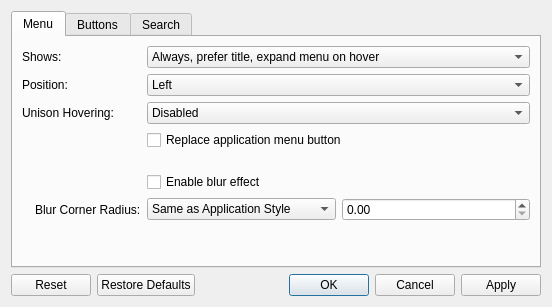
<?xml version="1.0" encoding="UTF-8"?>
<ui version="4.0">
 <class>TitleBarMenu</class>
 <widget class="QDialog" name="TitleBarMenu">
  <property name="geometry">
   <rect>
    <x>0</x>
    <y>0</y>
    <width>552</width>
    <height>307</height>
   </rect>
  </property>
  <property name="windowTitle">
   <string>Dialog</string>
  </property>
  <layout class="QVBoxLayout" name="verticalLayout">
   <item>
    <widget class="QTabWidget" name="tabWidget">
     <property name="currentIndex">
      <number>0</number>
     </property>
     <widget class="QWidget" name="menuTab">
      <attribute name="title">
       <string>Menu</string>
      </attribute>
      <layout class="QFormLayout" name="formLayout">
       <item row="0" column="0">
        <widget class="QLabel" name="menuShowsLabel">
         <property name="text">
          <string>Shows:</string>
         </property>
         <property name="buddy">
          <cstring>menuShows</cstring>
         </property>
        </widget>
       </item>
       <item row="0" column="1">
        <widget class="QComboBox" name="menuShows">
         <item>
          <property name="text">
           <string>Always, prefer title, expand menu on hover</string>
          </property>
         </item>
         <item>
          <property name="text">
           <string>Always, prefer menu</string>
          </property>
         </item>
         <item>
          <property name="text">
           <string>Reveal on hover, reserve space for menu</string>
          </property>
         </item>
         <item>
          <property name="text">
           <string>Replace title on hover</string>
          </property>
         </item>
         <item>
          <property name="text">
           <string>Search button only</string>
          </property>
         </item>
        </widget>
       </item>
       <item row="1" column="0">
        <widget class="QLabel" name="menuPositionLabel">
         <property name="text">
          <string>Position:</string>
         </property>
         <property name="buddy">
          <cstring>menuPosition</cstring>
         </property>
        </widget>
       </item>
       <item row="1" column="1">
        <widget class="QComboBox" name="menuPosition">
         <item>
          <property name="text">
           <string>Left</string>
          </property>
         </item>
         <item>
          <property name="text">
           <string>Center (Replace title on hover only)</string>
          </property>
         </item>
         <item>
          <property name="text">
           <string>Center (Full-width) (Replace title on hover only)</string>
          </property>
         </item>
         <item>
          <property name="text">
           <string>Right</string>
          </property>
         </item>
        </widget>
       </item>
       <item row="2" column="0">
        <widget class="QLabel" name="menuUnisonHoveringLabel">
         <property name="text">
          <string>Unison Hovering:</string>
         </property>
         <property name="buddy">
          <cstring>menuUnisonHovering</cstring>
         </property>
        </widget>
       </item>
       <item row="2" column="1">
        <widget class="QComboBox" name="menuUnisonHovering">
         <item>
          <property name="text">
           <string>Disabled</string>
          </property>
         </item>
         <item>
          <property name="text">
           <string>Separate</string>
          </property>
         </item>
         <item>
          <property name="text">
           <string>Together</string>
          </property>
         </item>
        </widget>
       </item>
       <item row="3" column="1">
        <widget class="QCheckBox" name="menuReplacesApplicationMenuButton">
         <property name="text">
          <string>Replace application menu button</string>
         </property>
        </widget>
       </item>
       <item row="5" column="1">
        <widget class="QCheckBox" name="menuEnableBlurEffect">
         <property name="text">
          <string>Enable blur effect</string>
         </property>
        </widget>
       </item>
       <item row="7" column="1">
        <spacer name="verticalSpacer_3">
         <property name="orientation">
          <enum>Qt::Orientation::Vertical</enum>
         </property>
         <property name="sizeHint" stdset="0">
          <size>
           <width>20</width>
           <height>40</height>
          </size>
         </property>
        </spacer>
       </item>
       <item row="4" column="1">
        <spacer name="verticalSpacer_4">
         <property name="orientation">
          <enum>Qt::Orientation::Vertical</enum>
         </property>
         <property name="sizeType">
          <enum>QSizePolicy::Policy::Fixed</enum>
         </property>
         <property name="sizeHint" stdset="0">
          <size>
           <width>20</width>
           <height>10</height>
          </size>
         </property>
        </spacer>
       </item>
       <item row="6" column="1">
        <layout class="QHBoxLayout" name="horizontalLayout_2">
         <item>
          <widget class="QComboBox" name="menuBlurCornerRadius">
           <item>
            <property name="text">
             <string>Same as Application Style</string>
            </property>
           </item>
           <item>
            <property name="text">
             <string>Custom</string>
            </property>
           </item>
          </widget>
         </item>
         <item>
          <widget class="QDoubleSpinBox" name="menuBlurCustomCornerRadius">
           <property name="singleStep">
            <double>0.100000000000000</double>
           </property>
          </widget>
         </item>
        </layout>
       </item>
       <item row="6" column="0">
        <layout class="QHBoxLayout" name="horizontalLayout_4">
         <item>
          <widget class="QLabel" name="menuBlurCornerRadiusIcon">
           <property name="text">
            <string/>
           </property>
          </widget>
         </item>
         <item>
          <widget class="QLabel" name="menuBlurCornerRadiusLabel">
           <property name="text">
            <string>Blur Corner Radius:</string>
           </property>
           <property name="buddy">
            <cstring>menuBlurCornerRadius</cstring>
           </property>
          </widget>
         </item>
        </layout>
       </item>
      </layout>
     </widget>
     <widget class="QWidget" name="tab">
      <attribute name="title">
       <string>Buttons</string>
      </attribute>
      <layout class="QFormLayout" name="formLayout_2">
       <item row="0" column="0">
        <widget class="QLabel" name="buttonShapeLabel">
         <property name="text">
          <string>Shape:</string>
         </property>
         <property name="buddy">
          <cstring>buttonShape</cstring>
         </property>
        </widget>
       </item>
       <item row="0" column="1">
        <widget class="QComboBox" name="buttonShape">
         <item>
          <property name="text">
           <string>Full Height Rectangle</string>
          </property>
         </item>
         <item>
          <property name="text">
           <string>Full Height Rounded Rectangle</string>
          </property>
         </item>
         <item>
          <property name="text">
           <string>Full Height Rounded Rectangle, Grouped</string>
          </property>
         </item>
         <item>
          <property name="text">
           <string>Integrated Rounded Rectangle</string>
          </property>
         </item>
         <item>
          <property name="text">
           <string>Integrated Rounded Rectangle, Grouped</string>
          </property>
         </item>
         <item>
          <property name="text">
           <string>Tab</string>
          </property>
         </item>
         <item>
          <property name="text">
           <string>Rectangle</string>
          </property>
         </item>
         <item>
          <property name="text">
           <string>Rounded Rectangle</string>
          </property>
         </item>
         <item>
          <property name="text">
           <string>Rounded Rectangle, Grouped</string>
          </property>
         </item>
        </widget>
       </item>
       <item row="1" column="0">
        <widget class="QLabel" name="buttonHorizontalMarginLabel">
         <property name="text">
          <string>Horizontal margin:</string>
         </property>
         <property name="buddy">
          <cstring>buttonHorizontalMargin</cstring>
         </property>
        </widget>
       </item>
       <item row="1" column="1">
        <widget class="QDoubleSpinBox" name="buttonHorizontalMargin">
         <property name="singleStep">
          <double>0.100000000000000</double>
         </property>
        </widget>
       </item>
       <item row="2" column="0">
        <widget class="QLabel" name="buttonHorizontalPaddingLabel">
         <property name="text">
          <string>Horizontal padding:</string>
         </property>
         <property name="buddy">
          <cstring>buttonHorizontalPadding</cstring>
         </property>
        </widget>
       </item>
       <item row="2" column="1">
        <widget class="QDoubleSpinBox" name="buttonHorizontalPadding">
         <property name="singleStep">
          <double>0.100000000000000</double>
         </property>
        </widget>
       </item>
       <item row="4" column="1">
        <widget class="QCheckBox" name="buttonUseSystemMenuFont">
         <property name="text">
          <string>Use system menu font</string>
         </property>
        </widget>
       </item>
       <item row="5" column="1">
        <widget class="QCheckBox" name="buttonAllowDraggingWindow">
         <property name="text">
          <string>Allow dragging window</string>
         </property>
        </widget>
       </item>
       <item row="6" column="1">
        <spacer name="verticalSpacer">
         <property name="orientation">
          <enum>Qt::Orientation::Vertical</enum>
         </property>
         <property name="sizeHint" stdset="0">
          <size>
           <width>20</width>
           <height>40</height>
          </size>
         </property>
        </spacer>
       </item>
       <item row="3" column="1">
        <layout class="QHBoxLayout" name="horizontalLayout">
         <item>
          <widget class="QComboBox" name="buttonCornerRadius">
           <item>
            <property name="text">
             <string>Same as Application Style</string>
            </property>
           </item>
           <item>
            <property name="text">
             <string>Same as Window Buttons</string>
            </property>
           </item>
           <item>
            <property name="text">
             <string>Custom</string>
            </property>
           </item>
          </widget>
         </item>
         <item>
          <widget class="QDoubleSpinBox" name="buttonCustomCornerRadius">
           <property name="singleStep">
            <double>0.100000000000000</double>
           </property>
          </widget>
         </item>
        </layout>
       </item>
       <item row="3" column="0">
        <layout class="QHBoxLayout" name="horizontalLayout_3">
         <item>
          <widget class="QLabel" name="buttonCornerRadiusIcon">
           <property name="text">
            <string/>
           </property>
          </widget>
         </item>
         <item>
          <widget class="QLabel" name="buttonCornerRadiusLabel">
           <property name="text">
            <string>Corner Radius:</string>
           </property>
           <property name="buddy">
            <cstring>buttonCornerRadius</cstring>
           </property>
          </widget>
         </item>
        </layout>
       </item>
      </layout>
     </widget>
     <widget class="QWidget" name="tab_2">
      <attribute name="title">
       <string>Search</string>
      </attribute>
      <layout class="QVBoxLayout" name="verticalLayout_2">
       <item>
        <widget class="QCheckBox" name="searchEnabled">
         <property name="text">
          <string>Show search button</string>
         </property>
        </widget>
       </item>
       <item>
        <widget class="QCheckBox" name="searchIgnoresDisabled">
         <property name="text">
          <string>Ignores disabled actions</string>
         </property>
        </widget>
       </item>
       <item>
        <widget class="QCheckBox" name="searchIgnoresSubMenus">
         <property name="text">
          <string>Ignores sub-menus</string>
         </property>
        </widget>
       </item>
       <item>
        <widget class="QCheckBox" name="searchIgnoresTopLevel">
         <property name="text">
          <string>Ignores top-level items</string>
         </property>
        </widget>
       </item>
       <item>
        <spacer name="verticalSpacer_2">
         <property name="orientation">
          <enum>Qt::Orientation::Vertical</enum>
         </property>
         <property name="sizeHint" stdset="0">
          <size>
           <width>20</width>
           <height>40</height>
          </size>
         </property>
        </spacer>
       </item>
      </layout>
     </widget>
    </widget>
   </item>
   <item>
    <widget class="QDialogButtonBox" name="buttonBox">
     <property name="orientation">
      <enum>Qt::Orientation::Horizontal</enum>
     </property>
     <property name="standardButtons">
      <set>QDialogButtonBox::StandardButton::Apply|QDialogButtonBox::StandardButton::Cancel|QDialogButtonBox::StandardButton::Ok|QDialogButtonBox::StandardButton::Reset|QDialogButtonBox::StandardButton::RestoreDefaults</set>
     </property>
    </widget>
   </item>
  </layout>
 </widget>
 <resources>
  <include location="klassydecoration_config.qrc"/>
 </resources>
 <connections>
  <connection>
   <sender>buttonBox</sender>
   <signal>accepted()</signal>
   <receiver>TitleBarMenu</receiver>
   <slot>accept()</slot>
   <hints>
    <hint type="sourcelabel">
     <x>358</x>
     <y>453</y>
    </hint>
    <hint type="destinationlabel">
     <x>329</x>
     <y>450</y>
    </hint>
   </hints>
  </connection>
  <connection>
   <sender>buttonBox</sender>
   <signal>rejected()</signal>
   <receiver>TitleBarMenu</receiver>
   <slot>reject()</slot>
   <hints>
    <hint type="sourcelabel">
     <x>546</x>
     <y>456</y>
    </hint>
    <hint type="destinationlabel">
     <x>563</x>
     <y>447</y>
    </hint>
   </hints>
  </connection>
  <connection>
   <sender>searchEnabled</sender>
   <signal>toggled(bool)</signal>
   <receiver>searchIgnoresSubMenus</receiver>
   <slot>setEnabled(bool)</slot>
   <hints>
    <hint type="sourcelabel">
     <x>244</x>
     <y>59</y>
    </hint>
    <hint type="destinationlabel">
     <x>244</x>
     <y>117</y>
    </hint>
   </hints>
  </connection>
  <connection>
   <sender>searchEnabled</sender>
   <signal>toggled(bool)</signal>
   <receiver>searchIgnoresTopLevel</receiver>
   <slot>setEnabled(bool)</slot>
   <hints>
    <hint type="sourcelabel">
     <x>244</x>
     <y>59</y>
    </hint>
    <hint type="destinationlabel">
     <x>244</x>
     <y>146</y>
    </hint>
   </hints>
  </connection>
  <connection>
   <sender>searchEnabled</sender>
   <signal>toggled(bool)</signal>
   <receiver>searchIgnoresDisabled</receiver>
   <slot>setEnabled(bool)</slot>
   <hints>
    <hint type="sourcelabel">
     <x>244</x>
     <y>59</y>
    </hint>
    <hint type="destinationlabel">
     <x>244</x>
     <y>88</y>
    </hint>
   </hints>
  </connection>
  <connection>
   <sender>menuEnableBlurEffect</sender>
   <signal>toggled(bool)</signal>
   <receiver>menuBlurCornerRadiusLabel</receiver>
   <slot>setEnabled(bool)</slot>
   <hints>
    <hint type="sourcelabel">
     <x>346</x>
     <y>200</y>
    </hint>
    <hint type="destinationlabel">
     <x>94</x>
     <y>232</y>
    </hint>
   </hints>
  </connection>
  <connection>
   <sender>menuEnableBlurEffect</sender>
   <signal>toggled(bool)</signal>
   <receiver>menuBlurCornerRadius</receiver>
   <slot>setEnabled(bool)</slot>
   <hints>
    <hint type="sourcelabel">
     <x>346</x>
     <y>200</y>
    </hint>
    <hint type="destinationlabel">
     <x>254</x>
     <y>231</y>
    </hint>
   </hints>
  </connection>
  <connection>
   <sender>menuEnableBlurEffect</sender>
   <signal>toggled(bool)</signal>
   <receiver>menuBlurCustomCornerRadius</receiver>
   <slot>setEnabled(bool)</slot>
   <hints>
    <hint type="sourcelabel">
     <x>346</x>
     <y>200</y>
    </hint>
    <hint type="destinationlabel">
     <x>441</x>
     <y>232</y>
    </hint>
   </hints>
  </connection>
  <connection>
   <sender>menuEnableBlurEffect</sender>
   <signal>toggled(bool)</signal>
   <receiver>menuBlurCornerRadiusIcon</receiver>
   <slot>setEnabled(bool)</slot>
   <hints>
    <hint type="sourcelabel">
     <x>346</x>
     <y>200</y>
    </hint>
    <hint type="destinationlabel">
     <x>24</x>
     <y>232</y>
    </hint>
   </hints>
  </connection>
 </connections>
</ui>
